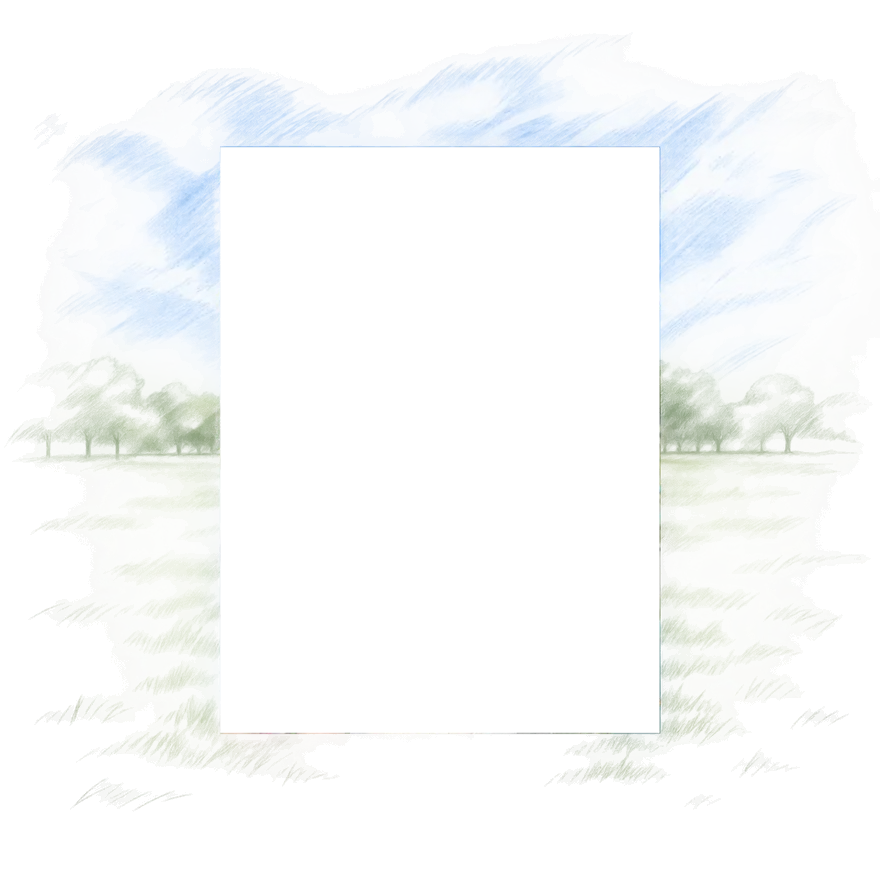
#> input picture media/about-photo-scene-family-registered-20261109.webp, 880 x 880 px
$ python -i trace-pencil-artwork.py   (imports and definitions only)
#> lines starting #> are read from the running program, lines starting #| are printed output that depends on the picture; after the words box and inside, x2 and y2 are one past the last pixel; in counts of white or black regions, pixels touching at a corner belong together
"""Prepare small contour paths without changing the original raster artwork.

Input: source asset folder, JSON asset list, output JS, optional JSON overrides.
"""
import hashlib
import json
import sys
from collections import defaultdict
from pathlib import Path

import numpy as np
from PIL import Image, ImageFilter


def area(points):
    return sum(a[0] * b[1] - b[0] * a[1] for a, b in zip(points, points[1:] + points[:1])) / 2


def simplify(points, epsilon):
    if len(points) < 3:
        return points
    start, end = np.array(points[0], dtype=float), np.array(points[-1], dtype=float)
    delta = end - start
    length = float(np.dot(delta, delta))
    values = np.asarray(points[1:-1], dtype=float)
    if not len(values):
        return [points[0], points[-1]]
    if length:
        positions = np.clip(((values - start) @ delta) / length, 0, 1)
        distances = np.linalg.norm(values - (start + positions[:, None] * delta), axis=1)
    else:
        distances = np.linalg.norm(values - start, axis=1)
    index = int(np.argmax(distances)) + 1
    if distances[index - 1] <= epsilon:
        return [points[0], points[-1]]
    return simplify(points[: index + 1], epsilon)[:-1] + simplify(points[index:], epsilon)


def boundary_loops(mask):
    height, width = mask.shape
    edges = defaultdict(list)
    for y, x in zip(*np.nonzero(mask)):
        x, y = int(x), int(y)
        if y == 0 or not mask[y - 1, x]:
            edges[(x, y)].append((x + 1, y))
        if x == width - 1 or not mask[y, x + 1]:
            edges[(x + 1, y)].append((x + 1, y + 1))
        if y == height - 1 or not mask[y + 1, x]:
            edges[(x + 1, y + 1)].append((x, y + 1))
        if x == 0 or not mask[y, x - 1]:
            edges[(x, y + 1)].append((x, y))
    loops = []
    while edges:
        start = next(iter(edges))
        current, points = start, []
        while current in edges:
            points.append(current)
            choices = edges[current]
            following = choices.pop()
            if not choices:
                del edges[current]
            current = following
            if current == start:
                break
        # Clockwise exteriors have positive area in image coordinates.
        if current == start and len(points) > 5 and area(points) > width * height * .00035:
            loops.append(points)
    return sorted(loops, key=area, reverse=True)[:8]


def contours(filename):
    with Image.open(filename) as image:
#> image is the input picture: PIL image 880x880 RGBA; mean R, G, B, A 77.1, 86, 83.5, 18.6
        rgba = image.convert('RGBA')
        alpha = rgba.getchannel('A').resize((192, 192), Image.Resampling.LANCZOS)
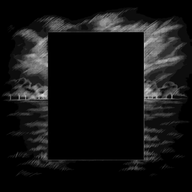
#> alpha: PIL image 192x192 L; min 0, max 218, mean 18.7
        alpha = alpha.point(lambda value: 255 if value > 38 else 0)
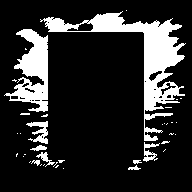
#> alpha: PIL image 192x192 L; 17.4% white; 38 white regions (29 under 20 px), largest, box (x1, y1, x2, y2) and area: (40, 11, 186, 141) 3840, (4, 29, 48, 112) 1828, (26, 121, 48, 144) 245
        alpha = alpha.filter(ImageFilter.MaxFilter(5)).filter(ImageFilter.MinFilter(5))
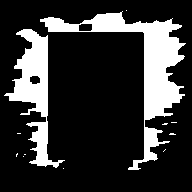
#> alpha: PIL image 192x192 L; 20.7% white; 12 white regions (10 under 20 px), largest, box (x1, y1, x2, y2) and area: (40, 11, 186, 170) 4755, (4, 29, 65, 168) 2830
        loops = boundary_loops(np.array(alpha) > 0)
#> the loop in boundary_loops, `for y, x in zip(*np.nonzero(mask)):` made 7628 passes
#> (y, x) on passes 1 to 3: (10, 126), (11, 122), (12, 120)
#> loops = 2 items
        paths, epsilon = [], .8
        while True:
            paths = []
            for loop in loops:
                pivot = len(loop) // 2
                polygon = simplify(loop[:pivot + 1], epsilon)[:-1] + simplify(loop[pivot:] + loop[:1], epsilon)[:-1]
                if len(polygon) < 3:
                    continue
                xy = [(round(x * 1000 / 192), round(y * 1000 / 192)) for x, y in polygon]
                paths.append('M' + 'L'.join(f'{x} {y}' for x, y in xy) + 'Z')
            if sum(map(len, paths)) < 2800 or epsilon >= 5:
                break
            epsilon += .4
#> (the run stopped early here; a loop or call above may not have finished)

$ run again, on media/18-pricing-terms.webp
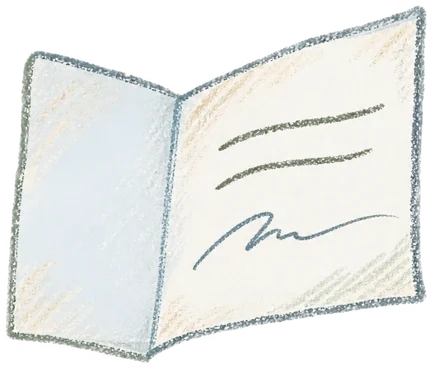
#> input picture media/18-pricing-terms.webp, 432 x 369 px
#> in contours, image is the input picture: PIL image 432x369 RGBA; mean R, G, B, A 171.7, 174.7, 171.7, 176
#> in contours, `alpha = alpha.point(lambda value: 255 if value > 38 else 0)`:
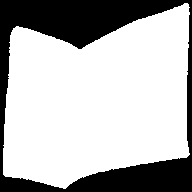
#> alpha: PIL image 192x192 L; 71.3% white; 1 black region, box (x1, y1, x2, y2) and area: (0, 0, 192, 192) 10596
#> in contours, `alpha = alpha.filter(ImageFilter.MaxFilter(5)).filter(ImageFilter.MinF..`:
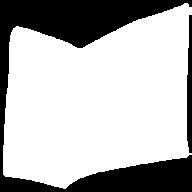
#> alpha: PIL image 192x192 L; 71.4% white; 2 black regions, box (x1, y1, x2, y2) and area: (0, 0, 192, 192) 9967, (187, 15, 192, 153) 579
#> the loop in boundary_loops, `for y, x in zip(*np.nonzero(mask)):` made 26318 passes
#> (y, x) on passes 1 to 3: (3, 184), (3, 185), (3, 186)
#> loops = 1 item

$ run again, on media/19-guarantee-calendar.webp
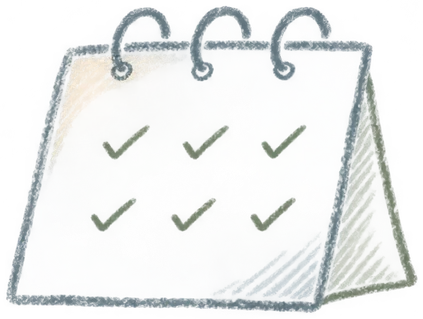
#> input picture media/19-guarantee-calendar.webp, 423 x 319 px
#> in contours, image is the input picture: PIL image 423x319 RGBA; mean R, G, B, A 107.1, 116.7, 114.9, 41.1
#> in contours, `alpha = alpha.point(lambda value: 255 if value > 38 else 0)`:
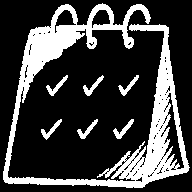
#> alpha: PIL image 192x192 L; 24.8% white; 7 white regions, largest, box (x1, y1, x2, y2) and area: (3, 3, 190, 188) 8399, (113, 119, 134, 139) 133, (46, 75, 68, 96) 128
#> in contours, `alpha = alpha.filter(ImageFilter.MaxFilter(5)).filter(ImageFilter.MinF..`:
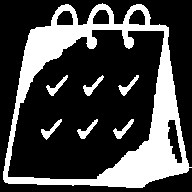
#> alpha: PIL image 192x192 L; 27.5% white; 7 white regions, largest, box (x1, y1, x2, y2) and area: (3, 3, 192, 188) 9323, (113, 119, 134, 139) 138, (83, 75, 104, 96) 136
#> the loop in boundary_loops, `for y, x in zip(*np.nonzero(mask)):` made 10124 passes
#> (y, x) on passes 1 to 3: (3, 102), (4, 65), (4, 66)
#> loops = 7 items
